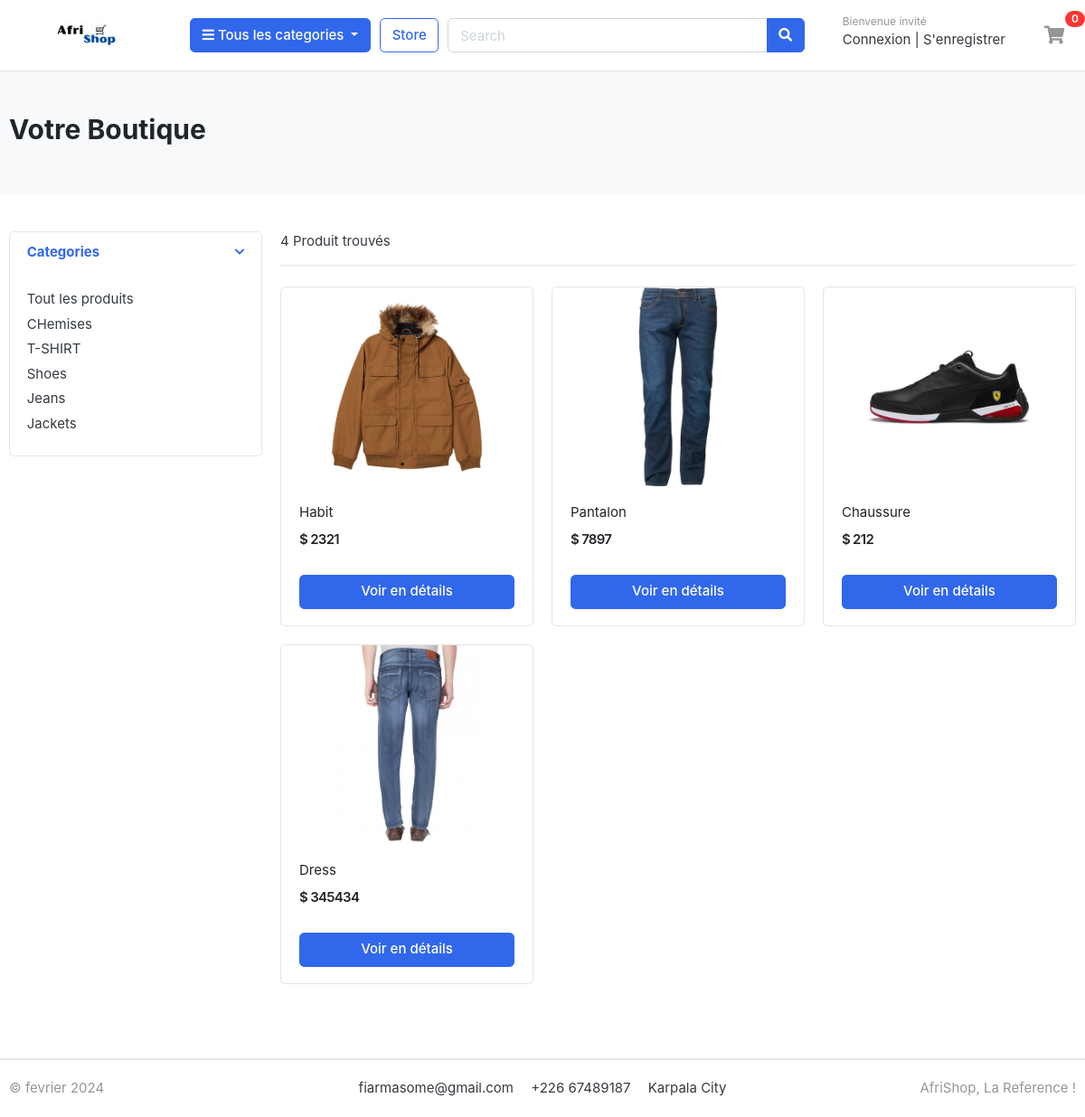
/store/, run on the app's committed database.
### category/models.py (models this page shows, shortened)
class Category(models.Model):
    category_name = models.CharField(max_length=50, unique=True)
    slug = models.SlugField(max_length=100, unique=True)
    description = models.TextField(max_length=500, blank=True)
    cat_image = models.ImageField(upload_to='photo/categories', blank=True)
    class Meta:
        verbose_name = "category"
        verbose_name_plural = "categories   "
    def get_url(self):
	    return reverse('products_by_category', args=[self.slug])

### store/models.py (models this page shows, shortened)
class Product(models.Model):
    product_name =models.CharField(max_length=200, unique= True)
    slug =models.SlugField(max_length=200, unique= True)
    description = models.TextField(max_length=1000, blank= True)
    images = models.ImageField(upload_to='photos/products')
    price = models.IntegerField()
    stock = models.IntegerField()
    is_available =models.BooleanField(default=True)
    category = models.ForeignKey(Category, on_delete=models.CASCADE)
    create_date = models.DateTimeField(auto_now_add = True)
    modified_date = models.DateTimeField(auto_now=True)
    class Meta:
        verbose_name= 'product'
        verbose_name_plural = 'products'
    def get_url(self):
        return reverse('product_detail', args=[self.category.slug, self.slug])

### store/views.py (the view)
# urls.py: path('store/', include('store.urls')),
def store(request, category_slug=None):
    categories = None
    products = None
    if category_slug != None:
        categories = get_object_or_404(Category, slug=category_slug) # On obtient la category oou on renvoie une erreur de type 404
        products = Product.objects.filter(category=categories ,is_available=True) #Onaffiffche les fichiers disponibles
        paginator = Paginator(products, 6) #  Affichage de 3 produits par page
        page = request.GET.get('page') # on obtien la page
        paged_products = paginator.get_page(page) # methode pour recuperer la page
        product_count = products.count() # on compte le nombre de produits
    else:
        products = Product.objects.all().filter(is_available=True).order_by('id')
        paginator = Paginator(products, 6)
        page = request.GET.get('page')
        paged_products = paginator.get_page(page)
        product_count = products.count()
    context = {
        'products':paged_products,
        'product_count':product_count,
    }
    return render(request, 'store/store.html', context)

### carts/context_processors.py (called while the page is built)
def counter(request):
    cart_count = 0 # initialisation  de la varible
    if 'admin' in request.path:
        return {}
    else:
        try:
            cart = Cart.objects.filter(cart_id=_cart_id(request))
            if request.user.is_authenticated: # si l'utilisateur est authentifie
                cart_items = CartItem.objects.all().filter(user=request.user) # on filtre les articles de l'utilisateur connecte
            else:
                cart_items = CartItem.objects.all().filter(cart=cart[:1])
            for cart_item in cart_items:
                cart_count +=cart_item.quantity
        except Cart.DoesNotExist:
            cart_count = 0
        return dict(cart_count=cart_count)

### carts/views.py (called while the page is built)
def _cart_id(request):
    cart = request.session.session_key
    if not cart:
        cart = request.session.create()
    return cart

### category/context_processor.py (called while the page is built)
def menu_links(request):
    links = Category.objects.all()
    return dict(links=links)

### templates/store/store.html (shortened to what this page needs)
{% extends 'base.html' %}
{% load static %}
{% block content %}
<section class="section-pagetop bg">
<div class="container">
	{% if 'search' in request.path %}
		<h2 class="title-page">Résultat des recherches</h2>
	{% else %}
		<h2 class="title-page">Votre Boutique</h2>
	{% endif %}
</div>
</section>
<section class="section-content padding-y">
<div class="container">
<div class="row">
	<aside class="col-md-3">
<div class="card">
	<article class="filter-group">
		<header class="card-header">
			<a href="#" data-toggle="collapse" data-target="#collapse_1" aria-expanded="true" class="">
				<i class="icon-control fa fa-chevron-down"></i>
				<h6 class="title">Categories</h6>
			</a>
		</header>
		<div class="filter-content collapse show" id="collapse_1" style="">
			<div class="card-body">
				<ul class="list-menu">
					<li><a href="{% url 'store' %}">Tout les produits</a></li>
					{% for category in links %}
				<li><a href="{{ category.get_url }}">{{ category.category_name }}</a></li>
					{% endfor %}
				</ul>
			</div>
		</div>
	</article>
</div>
	</aside>
	<main class="col-md-9">
<header class="border-bottom mb-4 pb-3">
		<div class="form-inline">
			<span class="mr-md-auto"> {{ product_count }} Produit trouvés</span>
		</div>
</header>
<div class="row">
	{% if products %}
	{% for product in products %}
	<div class="col-md-4">
		<figure class="card card-product-grid">
			<div class="img-wrap">
				<a href="{{product.get_url}}"><img src="{{ product.images.url }}"></a>
			</div>
			<figcaption class="info-wrap">
				<div class="fix-height">
					<a href="{{product.get_url}}" class="title">{{ product.product_name }}</a>
					<div class="price-wrap mt-2">
						<span class="price">$ {{ product.price }}</span>
					</div>
				</div>
				<a href="{{product.get_url}}" class="btn btn-block btn-primary">Voir en détails</a>
			</figcaption>
		</figure>
	</div>
	{% endfor %}
	{% else %}
	<div>
		<h2>Recherche non trouvé. S'il vous plait réesayer encore</h2>
	</div>
	{% endif %}
</div>
	</main>
</div>
</div>
</section>
{% endblock %}

### static/css/ui.css (style rules this page uses)
html { font-family: "Inter", sans-serif; font-size: 15px; }
.img-wrap { text-align: center; display: block; }
.img-wrap img { max-width: 100%; }
.price-wrap { letter-spacing: -0.7px; }
.padding-y { padding-top: 40px; padding-bottom: 40px; }
figure { margin-bottom: 0; }
article:after, .form-group:after { display: block; clear: both; content: ""; }
.bg { background-color: #f8f9fa; }
.title-page { color: #212529; }
[class*=list-] li:after { visibility: hidden; display: block; content: ""; overflow: hidden; height: 0; clear: both; }
.list-menu { list-style: none; margin: 0; padding-left: 0; }
.list-menu li { margin-bottom: 5px; }
.list-menu a { color: #343a40; }
[class*=card-product] a.title { color: #212529; display: block; }
[class*=card-product] .img-wrap { overflow: hidden; position: relative; }
[class*=card-product] .img-wrap img { height: 100%; max-width: 100%; width: auto; display: inline-block; -o-object-fit: cover; object-fit: cover; }
.card-product-grid { margin-bottom: 20px; }
.card-product-grid .img-wrap { border-radius: 0.2rem 0.2rem 0 0; height: 220px; }
.card-product-grid .info-wrap { overflow: hidden; padding: 18px 20px; }
.card-product-grid .fix-height { height: 80px; overflow: hidden; }
.card .img-wrap { overflow: hidden; }
.price { font-weight: 600; color: #212529; }
.icon-control { margin-top: 5px; float: right; font-size: 80%; }
.card-header .title { margin-bottom: 0; line-height: 1.5; }
.filter-group { border-bottom: 1px solid #e4e4e4; }
.filter-group .card-header { border-bottom: 0; }
.filter-group:last-child { border-bottom: 0; }
.section-pagetop { padding: 45px 0; }
.btn-primary { color: red; }

### data on the page
Category: category_name "CHemises"
Category: category_name "T-SHIRT"
Category: category_name "Shoes"
Category: category_name "Jeans"
Category: category_name "Jackets"
Product: images (picture), product_name "Habit", price "2321"
Product: images (picture), product_name "Pantalon", price "7897"
Product: images (picture), product_name "Chaussure", price "212"
Product: images (picture), product_name "Dress", price "345434"

### other printed values
{{ cart_count }} "0"
{{ product_count }} "4"
